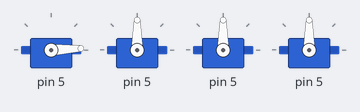
A sketch run on a simulated Arduino Uno, built with avr-gcc and run on an emulated ATmega328P. On the bench: 4 × servo. What the sketch prints to the serial monitor is not drawn.

Above: at 0.05 s.
At 0.9 s:
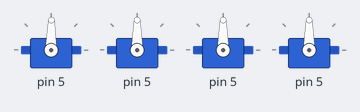
At 1.75 s:
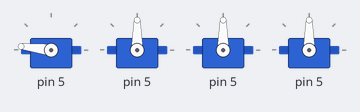
At 3.45 s:
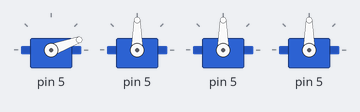
Timing chart, 0 to 8.4 s (numbered marks = the images above):
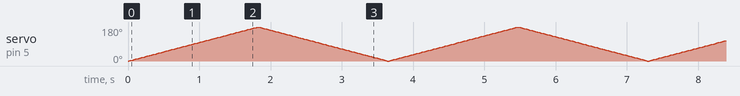

The sketch:

3_serialServoDelay.ino
```cpp
#include <Servo.h>

int motorPin1;
int motorPin2;
int motorPin3;
int motorPin4;
long time;
int i;

Servo motor1;
Servo motor2;
Servo motor3;
Servo motor4;

void setup() {
  Serial.begin(9600);

  motorPin1 = (int)(5);
  motorPin2 = (int)(9);
  motorPin3 = (int)(10);
  motorPin4 = (int)(11);
  motor1.attach(motorPin1);
  motor2.attach(motorPin1);
  motor3.attach(motorPin1);
  motor4.attach(motorPin1);
  time = (long)(0);

}

void loop() {
  time = millis();
  for (i = 0; i <= 180; i++) {
    motor1.write(i);
    delay(10);
  }
  for (i = 180; i >= 0; i--) {
    motor1.write(i);
    delay(10);
  }


  Serial.println((millis() - time));

}
```
